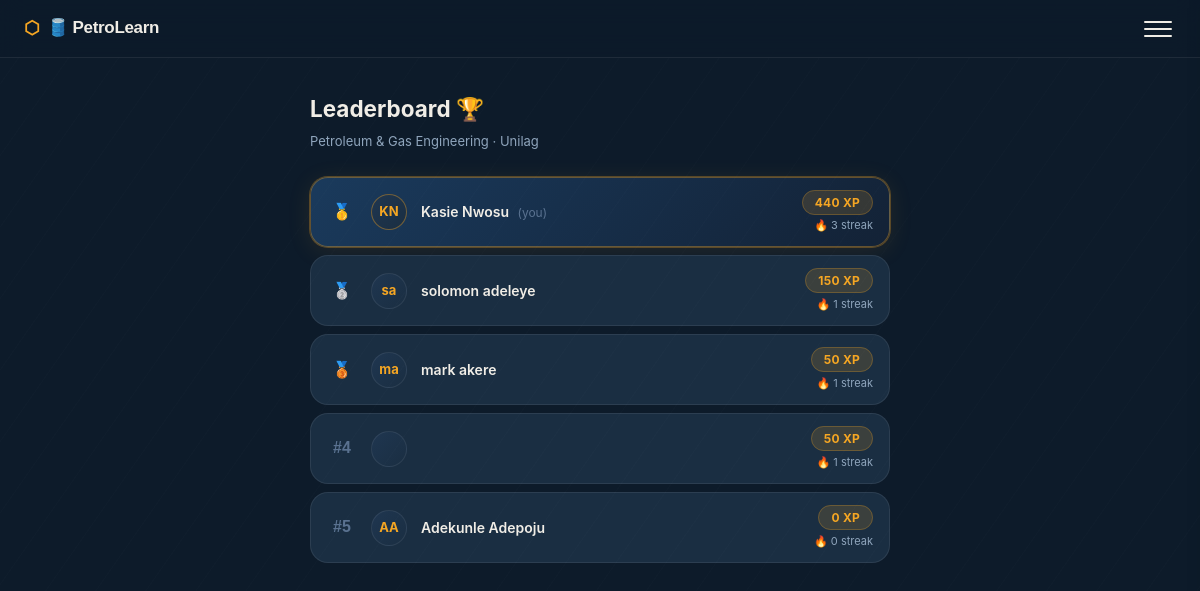
The page /leaderboard/ (signed in) on the database as committed earlier.
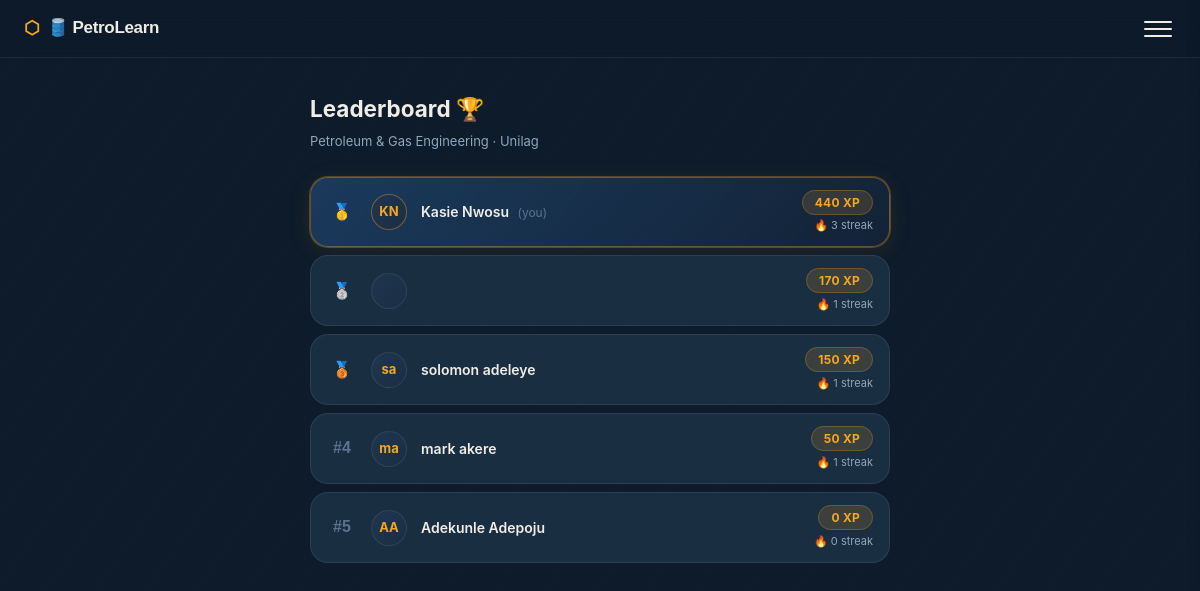
The same page on the database as committed later.
### core/models.py (models this page shows, shortened)
class StudentProfile(models.Model):
    user = models.OneToOneField(User, on_delete=models.CASCADE, related_name="profile")
    matric_number = models.CharField(max_length=20, blank=True)
    school = models.CharField(max_length=50, choices=SCHOOL_CHOICES, default="unilag")
    department = models.CharField(max_length=50, choices=DEPARTMENT_CHOICES, default="petroleum")
    level = models.CharField(max_length=3, choices=LEVEL_CHOICES)
    semester = models.CharField(max_length=1, choices=SEMESTER_CHOICES)
    xp = models.IntegerField(default=0)
    streak = models.IntegerField(default=0)
    last_session_date = models.DateField(null=True, blank=True)
    created_at = models.DateTimeField(auto_now_add=True)

### core/views.py (the view)
# urls.py: path("leaderboard/", views.leaderboard_view, name="leaderboard"),
@login_required
def leaderboard_view(request):
    top_students = StudentProfile.objects.select_related("user").order_by("-xp")[:20]
    return render(request, "core/leaderboard.html", {"top_students": top_students})

### templates/core/leaderboard.html (shortened to what this page needs)
{% extends "core/base.html" %}
{% block content %}
<div class="page-container">
  <h2 style="margin-bottom:4px">Leaderboard 🏆</h2>
  <p class="greeting-sub" style="margin-bottom:1.5rem">Petroleum & Gas Engineering · Unilag</p>
  <div class="lb-list">
    {% for student in top_students %}
    <div class="lb-row {% if student.user == user %}lb-me{% endif %}">
      <div class="lb-rank">
        {% if forloop.counter == 1 %}🥇
        {% elif forloop.counter == 2 %}🥈
        {% elif forloop.counter == 3 %}🥉
        {% else %}#{{ forloop.counter }}
        {% endif %}
      </div>
      <div class="lb-avatar">{{ student.user.first_name.0 }}{{ student.user.last_name.0 }}</div>
      <div class="lb-name">
        {{ student.user.get_full_name }}
        {% if student.user == user %}<span class="you-tag">(you)</span>{% endif %}
      </div>
      <div style="text-align:right">
        <span class="xp-badge">{{ student.xp }} XP</span>
        <div style="font-size:11px;color:var(--text-secondary);margin-top:2px">🔥 {{ student.streak }} streak</div>
      </div>
    </div>
    {% empty %}
    <p style="color:var(--text-secondary);text-align:center;padding:2rem">No students yet. Be the first! 🚀</p>
    {% endfor %}
  </div>
</div>
{% endblock %}

Rows that differ between the two databases and show on the page:
changed StudentProfile (number 2 of 5 on the later page): xp "50" → "170"; text "#" → "🥈"; moves up the list
computed for StudentProfile "solomon adeleye": text "🥈" → "🥉"
computed for StudentProfile "mark akere": text "🥉" → "#"
